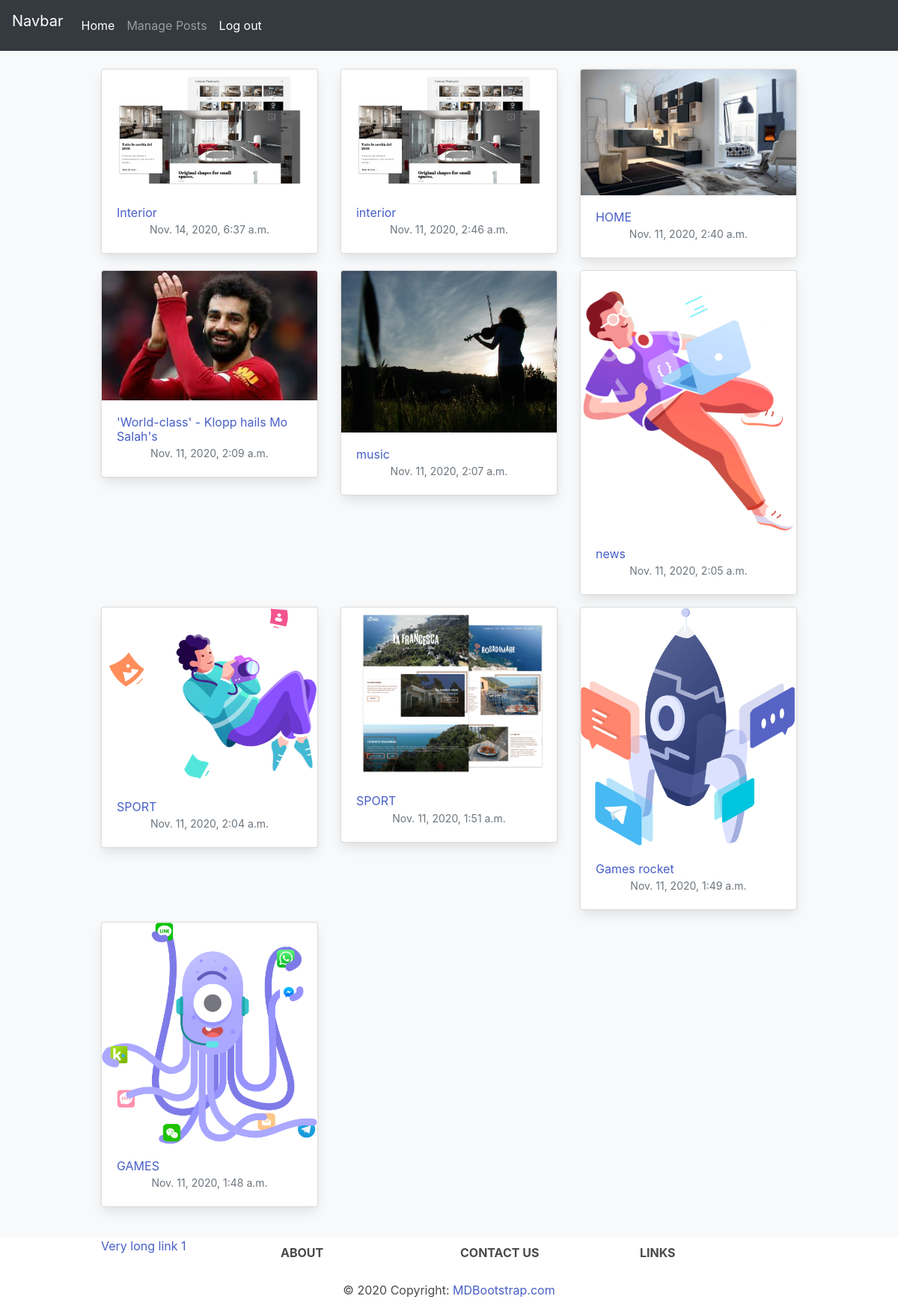
The app's page / (signed in), older data.
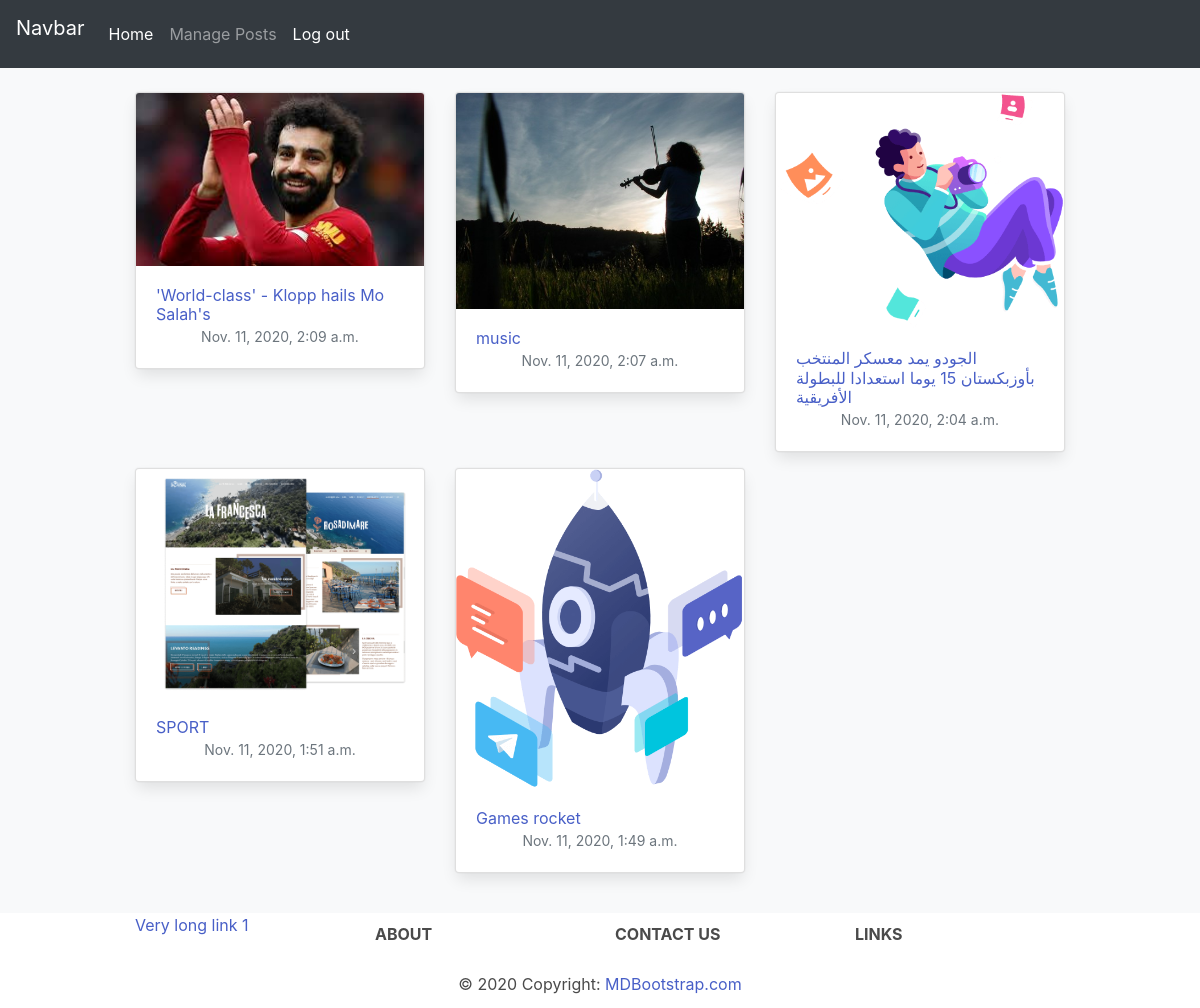
The same page, newer data.
### core/models.py (models this page shows, shortened)
class Core(models.Model):
    title = models.CharField(max_length=200)
    excpert =RichTextField(null=True , blank=True)
    author = models.ForeignKey(User , on_delete=models.CASCADE)
    slug = models.SlugField(max_length=200 , unique=True)
    image = models.ImageField(upload_to ='uploads/')
    updated = models.DateTimeField(auto_now=True)
    puplished = models.DateTimeField(default=timezone.now)
    def get_absolute_url(self):
        return reverse("core:singleview", args=[self.slug] )
    class Meta:
        ordering = ['-puplished']
        verbose_name_plural = 'Core'

### core/views.py (the view)
class IndexView(ListView):
    model = Core
    template_name = 'core/core_list.html'

### templates/core/core_list.html
{% extends 'core/base.html' %}
{% load static %}
{% block content%}
<div class="album py-5 bg-light">
    <div class="container">
        <div class="row">
            {% for core in object_list %}
            <div class="col-md-4">
                <div class="card mb-4 box-shadow">
                    <img class='card-img-top' src="{{ core.image.url }}" alt='card image cap' width="500" height="300">
                    <div class="card-body">
                        <h4 class=""><a href="{{core.get_absolute_url}}">{{core.title}}</a></h4>
                        <div class="d-flex justify-content-center align-items-center">
                            <div class="">
                                <small class="text-muted">{{core.puplished}}</small>
                            </div>
                        </div>
                    </div>
                </div>
            </div>
            {% endfor %}
        </div>
    </div>
</div>
{% endblock%}

### templates/core/base.html (shortened to what this page needs)
<!doctype html>
<html lang="en">
<head>
    <link rel="stylesheet" href="https://stackpath.bootstrapcdn.com/bootstrap/4.4.1/css/bootstrap.min.css"
>
    <link rel="stylesheet" href="https://cdn.jsdelivr.net/npm/bulma@0.9.1/css/bulma.min.css">
</head>
<body>
    {% include 'core/navbar.html' %}
    {% block content%}
    {% endblock%}
    {% include 'core/footer.html' %}
</body>
</html>

### templates/core/navbar.html (shortened to what this page needs)
<nav class="navbar navbar-expand-lg navbar-dark bg-dark">
    <a class="navbar-brand" href="#">Navbar</a>
    <div class="collapse navbar-collapse" id="navbarNavAltMarkup">
        <ul class="navbar-nav mr-auto">
            <li class="nav-item active" href="#">
                <a class="nav-link" href="/">Home</a>
            </li>
            {% if request.user.is_staff %}
            <li class="nav-item">
                <a class="nav-link" href="{% url 'core:posts' %}">Manage Posts</a>
            </li>
            {% endif %}
            {% if user.is_authenticated %}
            <li class="nav-item active" href="#">
                <a class="nav-link" href="{% url 'users:logout' %}">Log out</a>
            </li>
            {% endif %}
        </ul>
    </div>
</nav>

### templates/core/footer.html (shortened to what this page needs)
<footer class="page-footer font-small indigo">
    <div class="container text-center text-md-left">
        <div class="row">
            <div class="col-md-3 mx-auto">
                <ul class="list-unstyled">
                    <li>
                        <a href="#!">Very long link 1</a>
                    </li>
                </ul>
            </div>
            <div class="col-md-3 mx-auto">
                <h5 class="font-weight-bold text-uppercase mt-3 mb-4">about</h5>
            </div>
            <div class="col-md-3 mx-auto">
                <h5 class="font-weight-bold text-uppercase mt-3 mb-4">contact us</h5>
            </div>
            <div class="col-md-3 mx-auto">
                <h5 class="font-weight-bold text-uppercase mt-3 mb-4">Links</h5>
            </div>
        </div>
    </div>
    <div class="footer-copyright text-center py-3">© 2020 Copyright:
        <a href="https://mdbootstrap.com/"> MDBootstrap.com</a>
    </div>
</footer>

Row changes from the older to the newer data that the page shows:
removed Core: image (picture), title "Interior", puplished "Nov. 14, 2020, 6:37 a.m."
removed Core: image (picture), title "interior", puplished "Nov. 11, 2020, 2:46 a.m."
removed Core: image (picture), title "HOME", puplished "Nov. 11, 2020, 2:40 a.m."
removed Core: image (picture), title "news", puplished "Nov. 11, 2020, 2:05 a.m."
removed Core: image (picture), title "GAMES", puplished "Nov. 11, 2020, 1:48 a.m."
changed Core: title "SPORT" → "الجودو يمد معسكر المنتخب بأوزبكستان 15 يوما استعدادا للبطولة الأفريقية"
